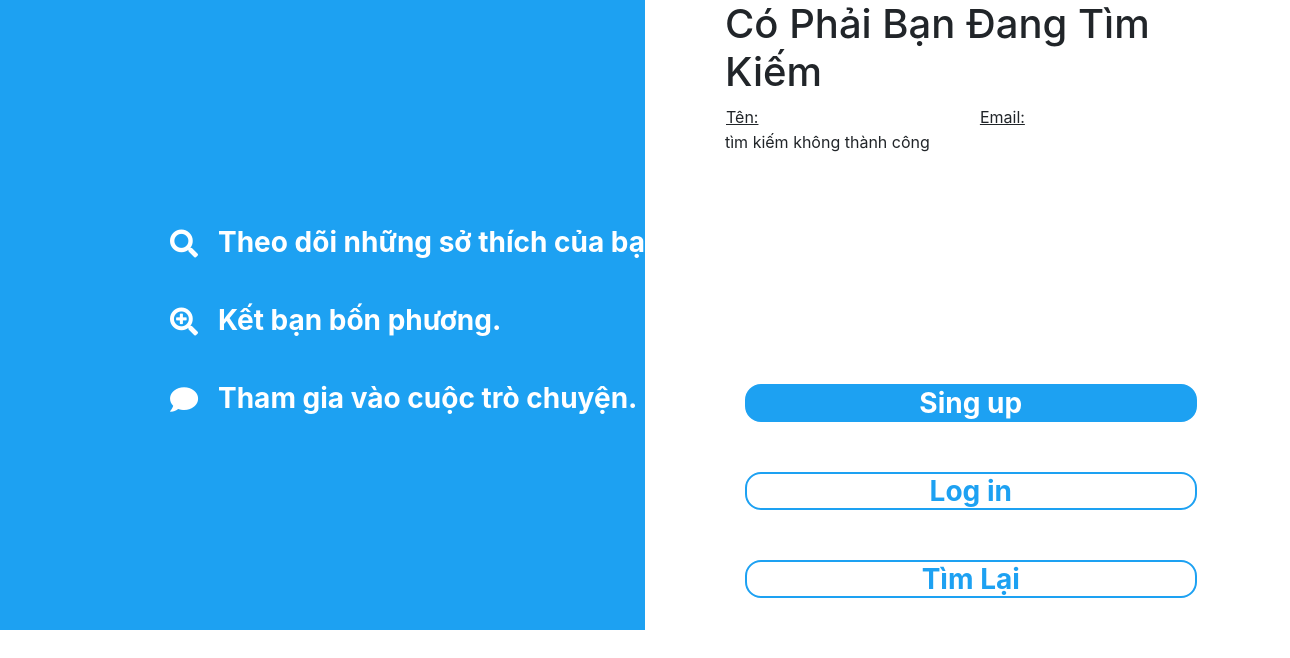
Page /searchusername.php?tukhoa1=ChaeYoung on the earlier database version.
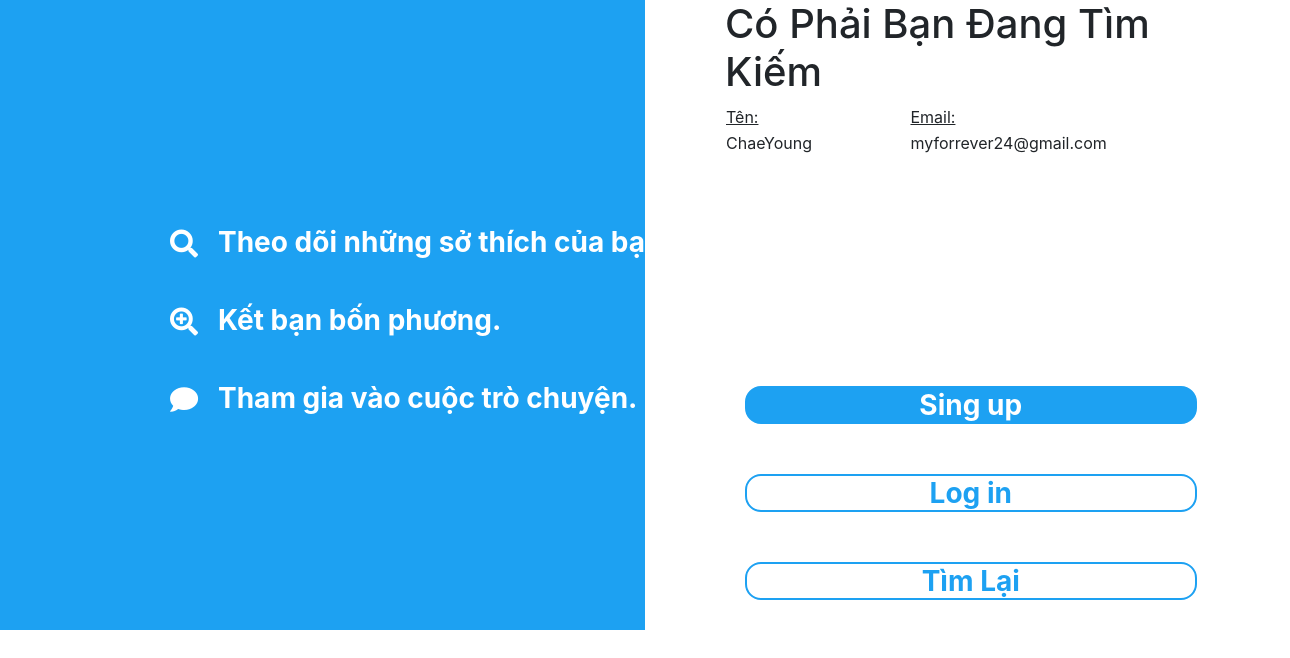
Same page on the later database version.
### tables this page shows
CREATE TABLE `users` (
  `id` int(11) NOT NULL,
  `email` varchar(255) NOT NULL,
  `password` varchar(255) NOT NULL,
  `fullname` varchar(255) NOT NULL,
  `used` int(11) NOT NULL
);

### searchusername.php (the view, shortened to what this page needs)
<!DOCTYPE html>
<html lang="en">
<head>
    <link rel="stylesheet" href="https://use.fontawesome.com/releases/v5.1.1/css/all.css">
    <link rel="stylesheet" href="style/hieuung.css">
    <link rel="stylesheet" href="https://stackpath.bootstrapcdn.com/bootstrap/4.2.1/css/bootstrap.min.css">
</head>
<body>
<div class="_big">
        <div class="_left">
            <div class="_adv">
                <span class="fa fa-search">
                </span>
                <span>Theo dõi những sở thích của bạn</span>
            </div>
            <div class="_adv">
                 <span class="fa fa-search-plus">
                </span>
                <span>Kết bạn bốn phương.</span>
            </div>
            <div class="_adv">
                <span class="fa fa-comment">
                </span>
                <span>Tham gia vào cuộc trò chuyện.</span>
            </div>
        </div>
        <div class="_right">
            <div class="_right1">
                <div >
                <?php
$s = trim(htmlspecialchars(addslashes($_GET['tukhoa1'])));
if ($s != null) {
    $db = new PDO('mysql:host=localhost;dbname=dack;charset=utf8', 'root', '');
    $stmt = $db->prepare("SELECT * FROM users WHERE fullname LIKE '%$s%' or email LIKE '%$s%' ORDER BY id ");
    $stmt->setFetchMode(PDO::FETCH_ASSOC);
    $stmt->execute();
    $resultSet = $stmt->fetchAll(PDO::FETCH_ASSOC);
    echo "<table width = '600' boder ='5'> ";
    echo " <h1> Có Phải Bạn Đang Tìm Kiếm </h1>";
    echo "<tr>";
    echo"<td><u> Tên: </u></td> ";
    echo"<td><u> Email: </u> </td> ";
    echo "</tr>";
        $i = 0;
        foreach ($resultSet as $row) {
        $ten = $row['fullname'];
        $email = $row['email'];
        echo "<tr>";
        echo"<td> $ten </td> ";
        echo"<td> $email </td> ";
        echo "</tr>";
        $i++;
        }
     echo "</table> "   ;
if($i == 0) {echo '<div> tìm kiếm không thành công </div>';}
    }
 else {
    echo '<div>Vui lòng nhập từ khóa tìm kiếm.</div>';
}
?>
                 </div>
                <a href="singup.php">
                    <div class="_button" style="background-color: #1da1f2;"> Sing up</div>
                </a>
                <a href="login.php">
                    <div class="_button" style="color: #1da1f2"> Log in</div>
                </a>
                <a href="timban.php">
                    <div class="_button" style="color: #1da1f2"> Tìm Lại </div>
                </a>
            </div>
        </div>
    </div>
   </body>
   </html>

Differences in the rows shown:
added users: fullname "ChaeYoung", email "myforrever24@gmail.com"
Other differences:
text no longer shown: "tìm kiếm không thành công"
